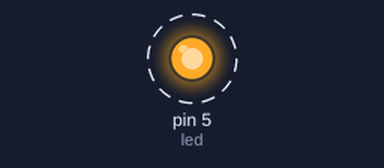
A sketch run on a simulated Arduino Uno, built with avr-gcc and run on an emulated ATmega328P. Shown: output pins drawn as LEDs (lit = HIGH). Dashed ring = blinking.

Above: at 0.2 s.
Timing chart, 0 to 3.0 s (numbered marks = the images above):
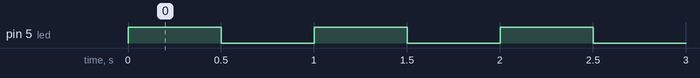

Measured:
- by itself, pin 5 (led): alternates HIGH for 0.50 s and LOW for 0.50 s

The sketch:

blink_an_led.ino
```cpp
/* Software 1073 Example Program
Written and debugged for use on the Arduino boebot platform
last updated: 9/9/14

Program: Blink an LED on pin 5
*/

int led = 5;  //creates an int called "led" with a value of 9
int blinkDelay = 500; //creates an int used for delay timing
void setup(){ //setup runs just once
  pinMode(led, OUTPUT); //establishes the led as an output
}
void loop(){
  digitalWrite(led, HIGH); //sends voltage to the led pin
  delay(blinkDelay); //waits the value of blinkDelay
  digitalWrite(led, LOW); //stops sending voltage to the led pin
  delay(blinkDelay); //waits the value of blinkDelay
}
```
